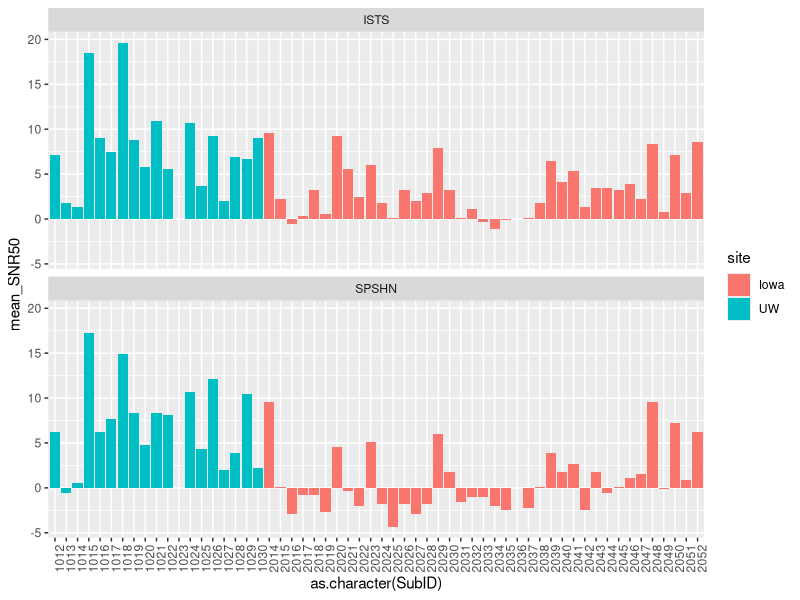
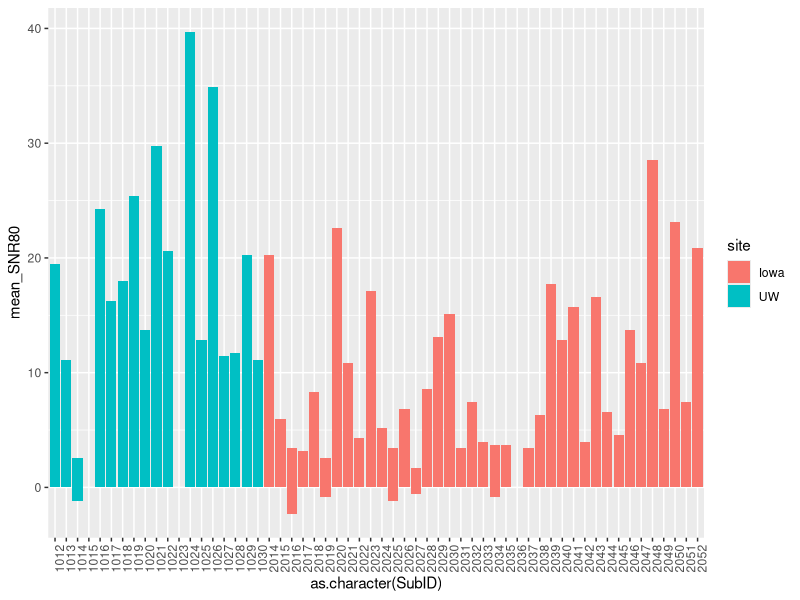

These charts were generated, in order, by the following R code:
# Libraries
library(readr)
library(dplyr)
library(ggplot2)

# Load in data
hint_default = read_csv('Default_calculation_batch_HINT.csv')
hint_reversal = read_csv('Reversal_mean_calculation_batch_HINT.csv')

# Add in site codes
site_code = unlist( (hint_default %>% rowwise %>% do(site=if(.$SubID<2000){'UW'}else{'Iowa'}))$site )
hint_default = hint_default %>% mutate(site = site_code)

# Plot each variable
#   Will help us spot outliers.
ggplot(hint_default, aes(x=as.character(SubID), y=mean_SNR50, fill=site)) + geom_bar(stat='identity') + theme(axis.text.x = element_text(angle = 90, hjust = 1)) + facet_wrap(~noise_type, ncol=1)
ggplot(hint_default, aes(x=as.character(SubID), y=mean_SNR80, fill=site)) + geom_bar(stat='identity') + theme(axis.text.x = element_text(angle = 90, hjust = 1))

# Summarize data

